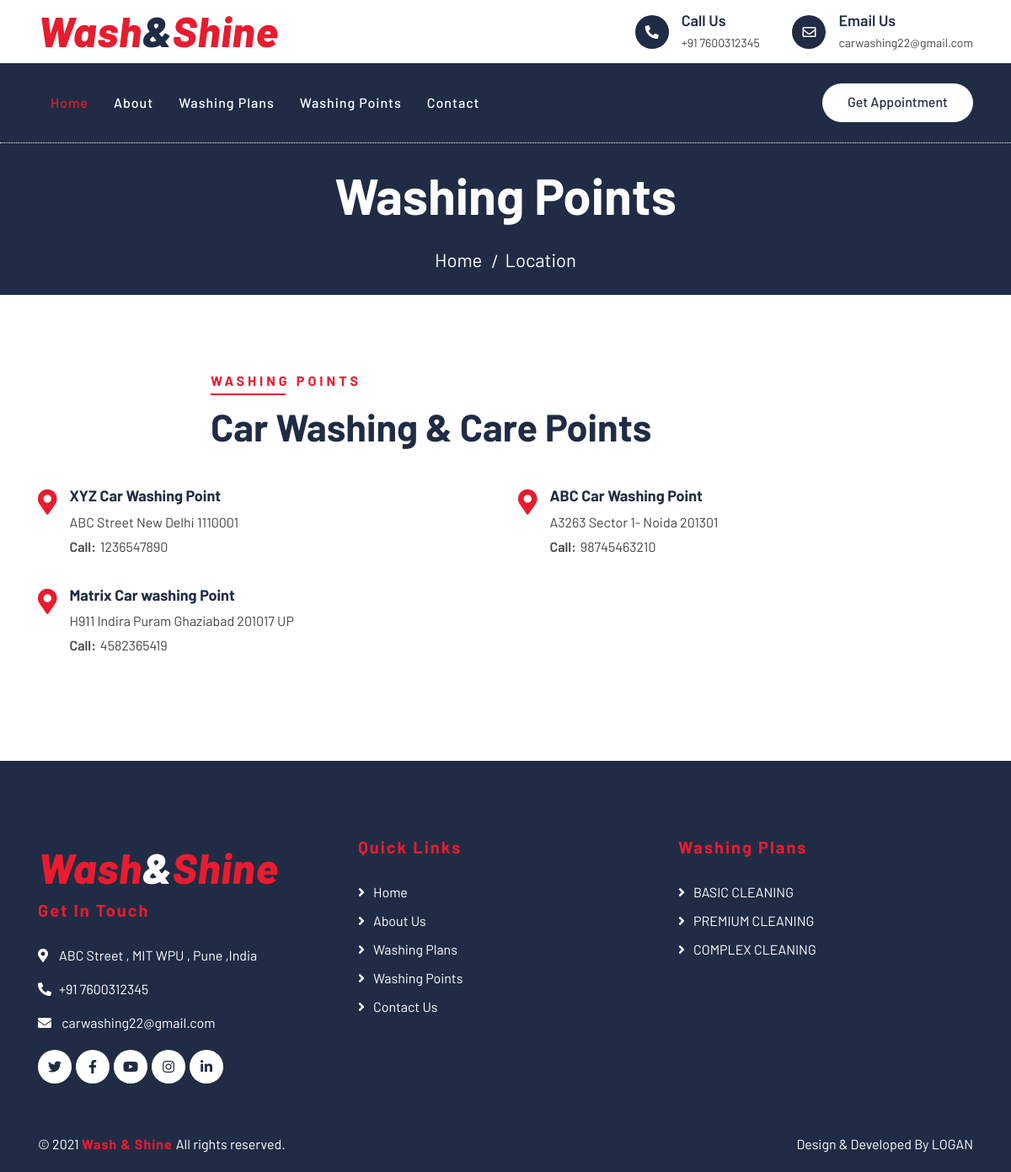
The page /location.php on the database its author committed.
### tables this page shows
CREATE TABLE `webpages` (
  `id` int(11) NOT NULL,
  `type` varchar(255) DEFAULT '',
  `detail` longtext DEFAULT NULL,
  `openignHrs` varchar(255) DEFAULT NULL,
  `phoneNumber` bigint(20) DEFAULT NULL,
  `emailId` varchar(120) DEFAULT NULL
);

CREATE TABLE `washingpoints` (
  `id` int(11) NOT NULL,
  `washingPointName` varchar(255) DEFAULT NULL,
  `washingPointAddress` varchar(255) DEFAULT NULL,
  `contactNumber` bigint(20) DEFAULT NULL,
  `creationDate` timestamp NOT NULL DEFAULT current_timestamp()
);

### location.php (the view, shortened to what this page needs)
<?php error_reporting(0);
include('includes/config.php');
?>
<!DOCTYPE html>
<html lang="en">
<head>
    <link href="https://stackpath.bootstrapcdn.com/bootstrap/4.4.1/css/bootstrap.min.css" rel="stylesheet">
    <link href="https://cdnjs.cloudflare.com/ajax/libs/font-awesome/5.10.0/css/all.min.css" rel="stylesheet">
    <link href="lib/flaticon/font/flaticon.css" rel="stylesheet">
    <link href="lib/animate/animate.min.css" rel="stylesheet">
    <link href="lib/owlcarousel/assets/owl.carousel.min.css" rel="stylesheet">
    <link href="css/style.css" rel="stylesheet">
</head>
<body>
    <?php include_once('includes/header.php'); ?>
    <div class="page-header">
        <div class="container">
            <div class="row">
                <div class="col-12">
                    <h2>Washing Points</h2>
                </div>
                <div class="col-12">
                    <a href="index.php">Home</a>
                    <a href="location.php">Location</a>
                </div>
            </div>
        </div>
    </div>
    <div class="location">
        <div class="container">
            <div class="row">
                <div class="col-lg-12">
                    <div class="section-header text-left">
                        <p>Washing Points</p>
                        <h2>Car Washing & Care Points</h2>
                    </div>
                    <div class="row">
                        <?php $sql = "SELECT * from washingpoints";
                        $query = $dbh->prepare($sql);
                        $query->execute();
                        $results = $query->fetchAll(PDO::FETCH_OBJ);
                        foreach ($results as $result) {               ?>
                            <div class="col-md-6">
                                <div class="location-item">
                                    <i class="fa fa-map-marker-alt"></i>
                                    <div class="location-text">
                                        <h3><?php echo htmlentities($result->washingPointName); ?></h3>
                                        <p><?php echo htmlentities($result->washingPointAddress); ?></p>
                                        <p><strong>Call:</strong><a style="color: #444444;" href="tel:<?php echo $result->contactNumber; ?>"><?php echo $result->contactNumber; ?></p></a>
                                    </div>
                                </div>
                            </div>
                        <?php } ?>
                    </div>
                </div>
            </div>
        </div>
    </div>
    <?php include_once('includes/footer.php'); ?>
</body>
</html>

### includes/header.php (shortened to what this page needs)
<div class="top-bar">
    <div class="container">
        <div class="row align-items-center">
            <div class="col-lg-4 col-md-12">
                <div class="logo">
                    <a href="index.php">
                        <h1>Wash<span>&</span>Shine</h1>
                    </a>
                </div>
            </div>
            <?php
            $sql = "SELECT * from webpages where type='contact'";
            $query = $dbh->prepare($sql);
            $query->execute();
            $results = $query->fetchAll(PDO::FETCH_OBJ);
            foreach ($results as $result) {
            ?>
                <div class="col-lg-8 col-md-7 d-none d-lg-block">
                    <div class="row">
                        <div class="col-4">
                        </div>
                        <div class="col-4">
                            <div class="top-bar-item">
                                <div class="top-bar-icon">
                                    <i class="fa fa-phone-alt"></i>
                                </div>
                                <div class="top-bar-text">
                                    <h3>Call Us</h3>
                                    <p>+91 <a style="color: #444444;" href="tel:<?php echo $result->phoneNumber; ?>"><?php echo $result->phoneNumber; ?></p></a>
                                </div>
                            </div>
                        </div>
                        <div class="col-4">
                            <div class="top-bar-item">
                                <div class="top-bar-icon">
                                    <i class="far fa-envelope"></i>
                                </div>
                                <div class="top-bar-text">
                                    <h3>Email Us</h3>
                                    <p>
                                        <a style="color: #444444;" href="mailto:<?php echo $result->emailId; ?>">
                                            <?php echo $result->emailId; ?>
                                        </a>
                                    </p>
                                </div>
                            </div>
                        </div>
                    </div>
                </div>
            <?php } ?>
        </div>
    </div>
</div>
<div class="nav-bar">
    <div class="container">
        <nav class="navbar navbar-expand-lg bg-dark navbar-dark">
            <div class="collapse navbar-collapse justify-content-between" id="navbarCollapse">
                <div class="navbar-nav mr-auto">
                    <a href="index.php" class="nav-item nav-link active">Home</a>
                    <a href="about.php" class="nav-item nav-link">About</a>
                    <a href="washing-plans.php" class="nav-item nav-link">Washing Plans</a>
                    <a href="location.php" class="nav-item nav-link">Washing Points</a>
                    <a href="contact.php" class="nav-item nav-link">Contact</a>
                </div>
                <div class="ml-auto">
                    <a class="btn btn-custom" href="appointment.php">Get Appointment</a>
                </div>
            </div>
        </nav>
    </div>
</div>

### includes/footer.php (shortened to what this page needs)
<div class="footer">
    <div class="container">
        <div class="row">
            <div class="col-lg-4 col-md-6">
                <div class="footer-contact">
                    <div class="top-bar" style="background-color: #202C45;padding-right:2px">
                        <div class="logo">
                            <h1 style="margin-right: 5px;">Wash<span style="color:#ffffff">&</span>Shine</h1>
                        </div>
                    </div>
                    <h2>Get In Touch</h2>
                    <?php
                    $sql = "SELECT * from webpages where type='contact'";
                    $query = $dbh->prepare($sql);
                    $query->execute();
                    $results = $query->fetchAll(PDO::FETCH_OBJ);
                    foreach ($results as $result) {
                    ?>
                        <p><i class="fa fa-map-marker-alt"></i><?php echo $result->detail; ?></p>
                        <p><i class="fa fa-phone-alt"></i>+91 <a style="color: #ffffff;" href="tel:<?php echo $result->phoneNumber; ?>"><?php echo $result->phoneNumber; ?></p></a>
                        <p><i class="fa fa-envelope"></i>
                            <a style="color: #ffffff;" href="mailto:<?php echo $result->emailId; ?>">
                                <?php echo $result->emailId; ?>
                        </p>
                    <?php } ?>
                    <div class="footer-social">
                        <a class="btn" href=""><i class="fab fa-twitter"></i></a>
                        <a class="btn" href=""><i class="fab fa-facebook-f"></i></a>
                        <a class="btn" href=""><i class="fab fa-youtube"></i></a>
                        <a class="btn" href=""><i class="fab fa-instagram"></i></a>
                        <a class="btn" href=""><i class="fab fa-linkedin-in"></i></a>
                    </div>
                </div>
            </div>
            <div class="col-lg-4 col-md-6">
                <div class="footer-link">
                    <h2>Quick Links</h2>
                    <a href="index.php">Home</a>
                    <a href="about.php">About Us</a>
                    <a href="washing-plans.php">Washing Plans</a>
                    <a href="location.php">Washing Points</a>
                    <a href="contact.php">Contact Us</a>
                </div>
            </div>
            <div class="col-lg-4 col-md-6">
                <div class="footer-link">
                    <h2>Washing Plans</h2>
                    <a href="washing-plans.php">BASIC CLEANING</a>
                    <a href="washing-plans.php">PREMIUM CLEANING</a>
                    <a href="washing-plans.php">COMPLEX CLEANING</a>
                </div>
            </div>
        </div>
    </div>
    <div class="container copyright">
        <p style="float: left;">© 2021 <a href="index.php">Wash & Shine </a> All rights reserved.</p>
        <p style="float: right;">Design & Developed By LOGAN</p>
    </div>
</div>

### rows shown on the page
webpages: phoneNumber "7600312345", emailId "carwashing22@gmail.com", detail "ABC Street , MIT WPU , Pune ,India"
washingpoints: washingPointName "XYZ Car Washing Point", washingPointAddress "ABC Street New Delhi 1110001", contactNumber "1236547890"
washingpoints: washingPointName "ABC Car Washing Point", washingPointAddress "A3263 Sector 1- Noida 201301", contactNumber "98745463210"
washingpoints: washingPointName "Matrix Car washing Point", washingPointAddress "H911 Indira Puram Ghaziabad 201017 UP", contactNumber "4582365419"
